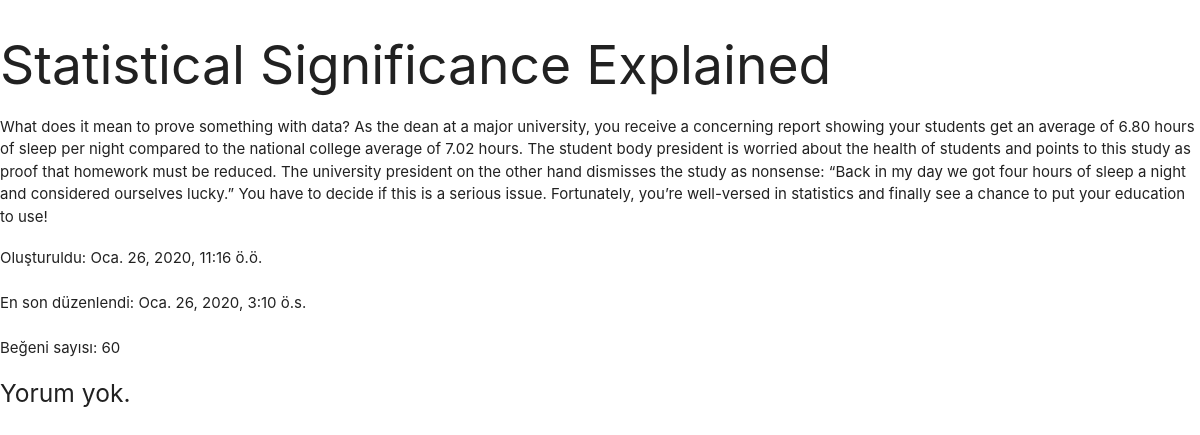
Screenshot of /post/2 with the database file from the repository.
### article/models.py (models this page shows, shortened)
class Post(models.Model):
  header = models.CharField(max_length=50)#CharField = small str file
  content = models.TextField(max_length=3000)#TextField = large str file
  draft = models.BooleanField(default=False)
  created = models.DateTimeField(auto_now_add=True)#auto_now_add = time(Post has been added)
  updated = models.DateTimeField(auto_now=True)#auto_now = time(Post's last update)
  image = models.ImageField(blank=True)#not obligatory to add (blank = True)
  liked = models.PositiveSmallIntegerField(default=0)
  owner = models.ForeignKey(to=User, on_delete=models.CASCADE, related_name='articles')

### article/views.py (the view)
# urls.py: path('post/<int:post_id>', post_detail, name='post_detail'),
def post_detail(request, post_id):
  pk = post_id
  post = get_object_or_404(Post, id=pk, draft=False)
  comments = post.comments.all()
  context = {
    'post' : post,
    'comments' : comments
  }
  return render(request, 'article/post_detail.html', context)

### article/templates/article/post_detail.html (shortened to what this page needs)
{% load static %}
<!DOCTYPE html>
<html lang="en">
<head>
  <link href="{% static 'css/materialize.css' %}" type="text/css" rel="stylesheet" media="screen,projection"/>
  <link href="{% static 'css/style.css' %}" type="text/css" rel="stylesheet" media="screen,projection"/>
</head>
<body>
  <h2>{{post.header}}</h2>
  <div>
    {{post.content}}
  </div>
  <p>Oluşturuldu: {{post.created}}</p>
  <p>En son düzenlendi: {{post.updated}}</p>
  <p>Beğeni sayısı: {{post.liked}}</p>
  {% if comment %}
    <h5>Birkaç yorum var.</h5>
  {% else %}
    <h5>Yorum yok.</h5>
  {% endif %}
</body>
</html>

### article/static/css/style.css (style rules this page uses)
p { line-height: 2rem; }

### rows the page displays
Post: header "Statistical Significance Explained", content "What does it mean to prove something with data? As the dean at a major university, you receive a concerning report showing your students get an average of 6.80 hours of sleep per night compared to the national college average of 7.02 hours. The student body president is worried about the health of students and points to this study as proof that homework must be reduced. The university president on the other hand dismisses the study as nonsense: “Back in my day we got four hours of sleep a night and considered ourselves lucky.” You have to decide if this is a serious issue. Fortunately, you’re well-versed in statistics and finally see a chance to put your education to use!", created "Oca. 26, 2020, 11:16 ö.ö.", updated "Oca. 26, 2020, 3:10 ö.s.", liked "60"
